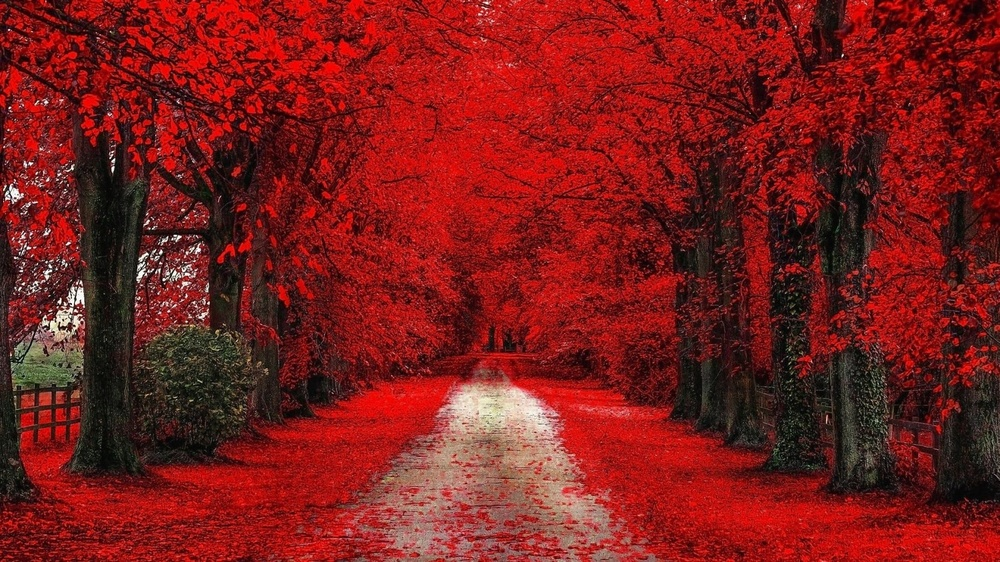
#> input picture 10. hafta/resim/manzara.jpg, 1000 x 562 px, shrunk from 1600 x 900 before the run
$ python 4_affin_donusumu.py
#> lines starting #> are read from the running program, lines starting #| are printed output that depends on the picture
import cv2 as cv

resim = cv.imread("resim/manzara.jpg")
#> resim is the input picture: shape (562, 1000, 3); mean B, G, R 27.7, 29.6, 122.9

satir, sutun = resim.shape[:2]
#> satir = 562; sutun = 1000

print(satir, sutun)
#| 562 1000

M = cv.getRotationMatrix2D((sutun/2, satir/2), 45, 0.5)
sonuc = cv.warpAffine(resim, M, (sutun, satir), borderMode=cv.BORDER_REPLICATE )
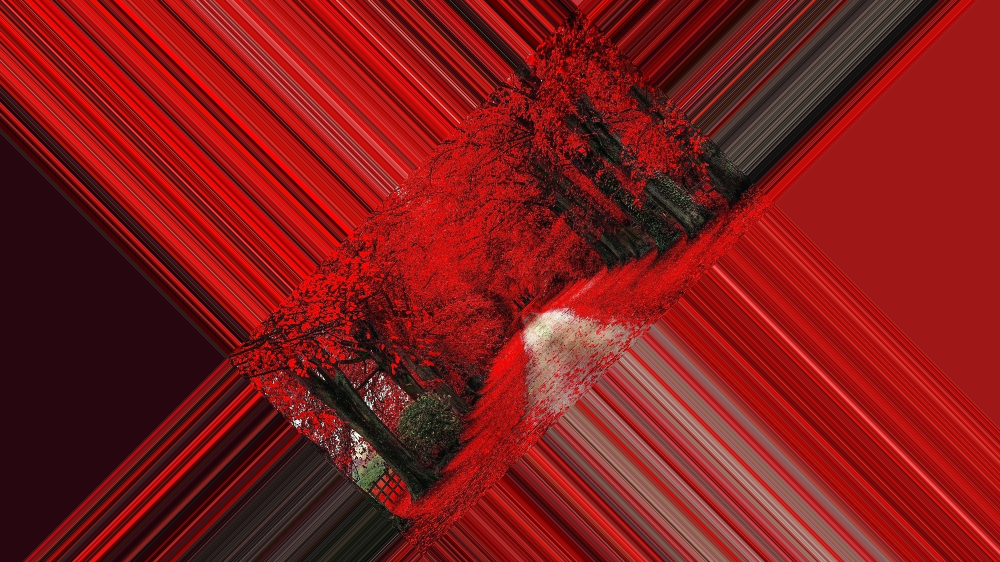
#> sonuc: shape (562, 1000, 3); mean B, G, R 26.1, 26.4, 128.5


cv.imshow("sonuc", sonuc)
cv.waitKey(0)
